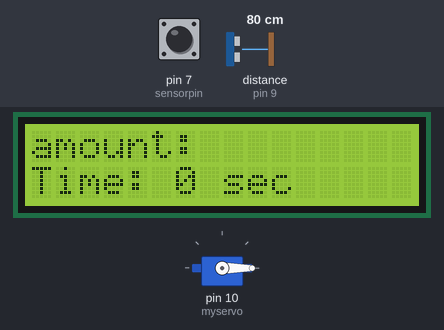
Bench run of a sketch on a simulated Arduino Uno, built with avr-gcc and run on an emulated ATmega328P. Shown: servo, 16×2 character LCD. Wiring (inferred from the names in the program): ultrasonic range finder: trigger pin 8; echo pin 9. The test bench sets the inputs (shaded band); at power-on: distance to the obstacle (sensor on pin 9) 80 cm, pin 7 (sensorpin) HIGH. The echo pulse lasts 58.3 µs per cm; what the sketch prints to the serial monitor is not drawn.

Above: at 1.2 s.
1.3 s: distance to the obstacle (sensor on pin 9) set to 2 cm
At 2.1 s:
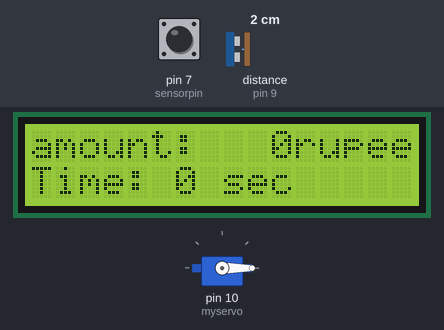
4.3 s: pin 7 (sensorpin) driven LOW
At 5.4 s:
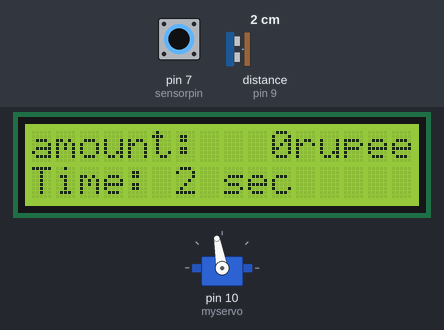
7.3 s: pin 7 (sensorpin) driven HIGH
At 9.1 s:
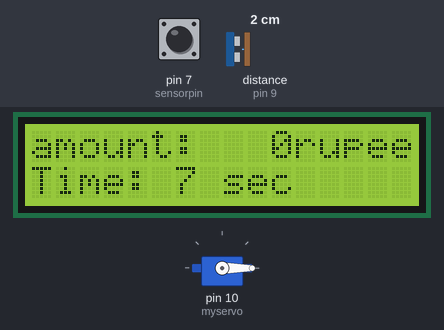
10.3 s: distance to the obstacle (sensor on pin 9) set to 18 cm
At 10.7 s:
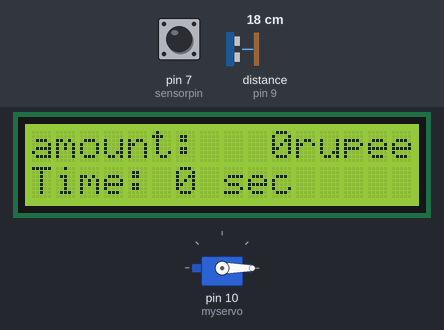
11.8 s: pin 7 (sensorpin) pulsed LOW 2 times (0.12 s each, 0.3 s apart)
At 13.0 s:
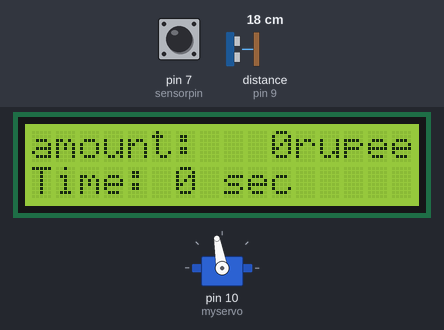
Timing chart, 0 to 15.2 s (numbered marks = the images above; inputs shaded):
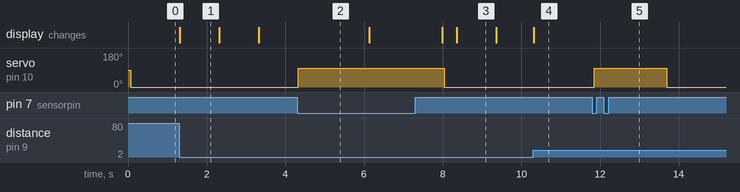

The sketch:

smaet_parking.ino
```cpp
#include <LiquidCrystal.h>
#include <Servo.h>

Servo myservo;

#define sensorpin 7
//#define LED2 13
#define trigPin 8
#define echoPin 9
#define distance_threshold 10
#define RS 12
#define EN 11
#define D4 5
#define D5 4
#define D6 3
#define D7 2

LiquidCrystal lcd(RS, EN, D4, D5, D6, D7);

int val;
int i = 0;
int amount;

unsigned long startTime = 0;
unsigned long elapsedTime = 0;
bool counting = false;

void setup() {
  myservo.attach(10);
  pinMode(sensorpin, INPUT);
  lcd.begin(16, 2);
  lcd.print("amount:");
  lcd.setCursor(0, 1);
  lcd.print("Time: 0 sec");
  pinMode(echoPin, INPUT);
  pinMode(trigPin, OUTPUT);
  //pinMode(LED2, OUTPUT);
  Serial.begin(9600);
}

void loop() {
  val = digitalRead(sensorpin);

  if (val == 0) {
    i = 100;
    myservo.write(i);
    delay(1800);
  } else {
    i = 0;
  }
  myservo.write(i);

  int duration, distance;
  digitalWrite(trigPin, LOW);
  delayMicroseconds(2);
  digitalWrite(trigPin, HIGH);
  delayMicroseconds(10);
  digitalWrite(trigPin, LOW);
  duration = pulseIn(echoPin, HIGH);
  distance = (duration * 0.0344) / 2;

  //lcd.setCursor(10, 0);
  //lcd.print(distance);
  //lcd.print(" cm  ");

  if (distance <= distance_threshold) {
    if (!counting) {
      counting = true;
      startTime = millis();
    }
    elapsedTime = (millis() - startTime) / 1000;
    amount = elapsedTime * 0.008333;
    lcd.setCursor(10, 0);
    lcd.print(amount);
    lcd.print("rupees");
    //digitalWrite(LED2, HIGH);
  } else {
    if (counting) {
      counting = false;
      Serial.print("Total time: ");
      Serial.print(elapsedTime);
      Serial.println(" seconds");
      elapsedTime = 0;
    }
    Serial.println("LED off");
    Serial.print(distance);
    Serial.println(" cm");
    //digitalWrite(LED2, LOW);
  }

  lcd.setCursor(6, 1);
  lcd.print(elapsedTime);
  lcd.print(" sec  ");
  delay(50);
}
```

Measured:
- after the input at 1.3 s, the display: changes at once (image 1)
- after the input at 4.3 s, servo on pin 10 (myservo): 0° → 100° at once
- after the input at 7.3 s, servo on pin 10 (myservo): 100° → 0° after 0.74 s
- after the input at 11.8 s, servo on pin 10 (myservo): 0° → 100° after 0.05 s, → 0° 1.9 s later
- what the display in image 1 shows lasts 1.0 s, from 1.3 s to 2.3 s
